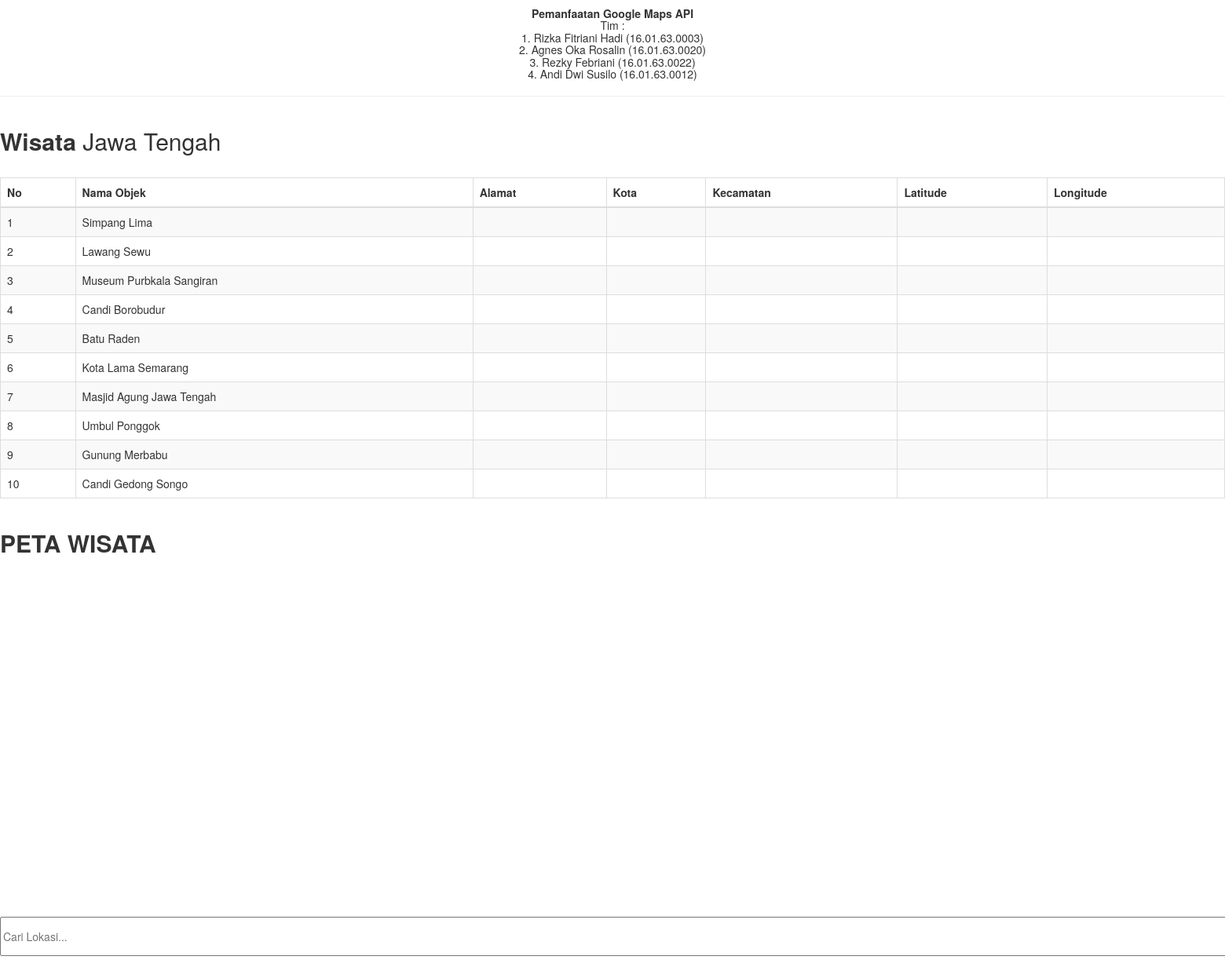
The page /indexmaps.php on the database its author committed.
### tables this page shows
CREATE TABLE `wisata` (
  `id` int(11) NOT NULL,
  `nama_wisata` varchar(500) NOT NULL
);

### indexmaps.php (the view, shortened to what this page needs)
?><!DOCTYPE html>
<h5 style="text-align:center"><strong>Pemanfaatan Google Maps API</strong><br>
Tim : <br>
1. Rizka Fitriani Hadi (16.01.63.0003)<br>
2. Agnes Oka Rosalin (16.01.63.0020)<br>
3. Rezky Febriani (16.01.63.0022)</br>
4. Andi Dwi Susilo (16.01.63.0012)</h5>
<hr>
<html>
    <head>
        <head>
	<link href="assets/bootstrap/css/bootstrap.min.css" rel="stylesheet">
    </head>
    <body class="fixed-left">
				<div class="row">
					<div class="col-md-12">
						<div class="widget">
							<div class="widget-header">
								<h2><strong>Wisata</strong> Jawa Tengah</h2>
							</div>
							<div class="widget-content">
							<br>
								<div class="table-responsive">
									<form class='form-horizontal' role='form'>
									<table id="datatables-1" class="table table-striped table-bordered" cellspacing="0" width="100%">
									        <thead>
									            <tr>
									                <th>No</th>
									                <th>Nama Objek</th>
									                <th>Alamat</th>
									                <th>Kota</th>
									                <th>Kecamatan</th>
									                <th>Latitude</th>
									                <th>Longitude</th>
									            </tr>
									        </thead>
									        <tbody>
                                             <?php
include "koneksi.php";
 $sql = "SELECT * FROM wisata ";
  $result = mysqli_query($conn, $sql);
  $x = 1;
    while($row = mysqli_fetch_assoc($result)) {
        $nama = $row["nama_wisata"];
       ?>
<tr>
<td>
	<?php echo $x; ?>
</td>
<td>
	<?php echo $nama; ?>
</td>
<td>
</td>
<td>
</td>
<td>
</td>
<td>
</td>
<td>
</td>
</tr>
<?php $x++; } ?>
									        </tbody>
									    </table>
									</form>
								</div>
							</div>
						</div>
					</div>
				</div>
				  	<div class="row">
					<div class="col-md-12">
						<div class="widget">
							<div class="widget-header">
								<h2><strong>PETA WISATA</strong></h2>
							</div>
							<div class="widget-content">
<div id="map" style="width: 100%; height: 450px;"></div>
							</div>
							</div>
							</div>
							</div>
<form action="" method="post">
<input id="pac-input" class="controls" type="text" placeholder="Cari Lokasi..." style="position: absolute; width: 200%; height: 50px">
<div id="map" style="width: 100%; height: 450px;"></div>
	</body>
</html>

### indexmaps.php (style rules this page uses)
html, body { height: 100%; margin: 0; padding: 0; }

### rows shown on the page
wisata: nama_wisata "Simpang Lima"
wisata: nama_wisata "Lawang Sewu"
wisata: nama_wisata "Museum Purbkala Sangiran"
wisata: nama_wisata "Candi Borobudur"
wisata: nama_wisata "Batu Raden"
wisata: nama_wisata "Kota Lama Semarang"
wisata: nama_wisata "Masjid Agung Jawa Tengah"
wisata: nama_wisata "Umbul Ponggok"
wisata: nama_wisata "Gunung Merbabu"
wisata: nama_wisata "Candi Gedong Songo"
